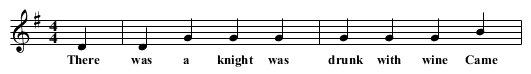
#> input picture Img/blow_single.png, 531 x 74 px, found by its file name
$ python cv_test.py
#> lines starting #> are read from the running program, lines starting #| are printed output that depends on the picture
#testing OpenCV methods, especially template matching for staff/time signature recognition
import cv2 as cv
import numpy as np
from matplotlib import pyplot as plt

img = cv.imread('Img/blow_single.png', cv.IMREAD_GRAYSCALE)
#> img is the input picture: shape (74, 531); min 0, max 255, mean 228.7
assert img is not None, "file could not be read, check with os.path.exists()"
img2 = img.copy()
template = cv.imread('Img/templates/sharp_64.png', cv.IMREAD_GRAYSCALE)
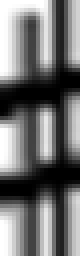
#> input picture Img/templates/sharp_64.png, 20 x 64 px, found by its file name (shown 4 times larger)
#> template is the input picture: shape (64, 20); min 0, max 255, mean 115
assert template is not None, "file could not be read, check with os.path.exists()"
w, h = template.shape[::-1]
#> w = 20; h = 64

# All the 6 methods for comparison in a list
methods = ['TM_CCOEFF', 'TM_CCOEFF_NORMED', 'TM_CCORR',     #TM_CCORR* and TM_SQDIFF* all failed with a single bar
            'TM_CCORR_NORMED', 'TM_SQDIFF', 'TM_SQDIFF_NORMED']

for meth in methods:
    img = img2.copy()
    method = getattr(cv, meth)

    # Apply template Matching
    res = cv.matchTemplate(img,template,method)
    min_val, max_val, min_loc, max_loc = cv.minMaxLoc(res)

    # If the method is TM_SQDIFF or TM_SQDIFF_NORMED, take minimum
    if method in [cv.TM_SQDIFF, cv.TM_SQDIFF_NORMED]:
        top_left = min_loc
    else:
        top_left = max_loc
    bottom_right = (top_left[0] + w, top_left[1] + h)

    cv.rectangle(img,top_left, bottom_right, 0, 2)

    plt.subplot(121),plt.imshow(res,cmap = 'gray')
    plt.title('Matching Result'), plt.xticks([]), plt.yticks([])
    plt.subplot(122),plt.imshow(img,cmap = 'gray')
    plt.title('Detected Point'), plt.xticks([]), plt.yticks([])
    plt.suptitle(meth)

    plt.show()
#> this loop made 6 passes
#> (min_val, max_val, min_loc, top_left, bottom_right) on passes 1 to 4: (-1020487.8, 2619198, (232, 4), (7, 2), (27, 66)), (-0.105, 0.275, (232, 4), (6, 3), (26, 67)), (29092034, 35804076, (17, 10), (507, 0), (527, 64)), (0.714, 0.811, (17, 10), (6, 3), (26, 67))
#> (min_val, max_val, max_loc, top_left, bottom_right) on passes 5 to 6: (25080620, 33755376, (510, 8), (8, 2), (28, 66)), (0.611, 0.799, (232, 4), (7, 2), (27, 66))
#> pass 1, `plt.show()`:
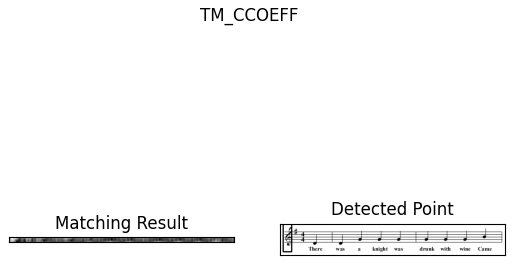
#> figure drawn by matplotlib, 2 panels
